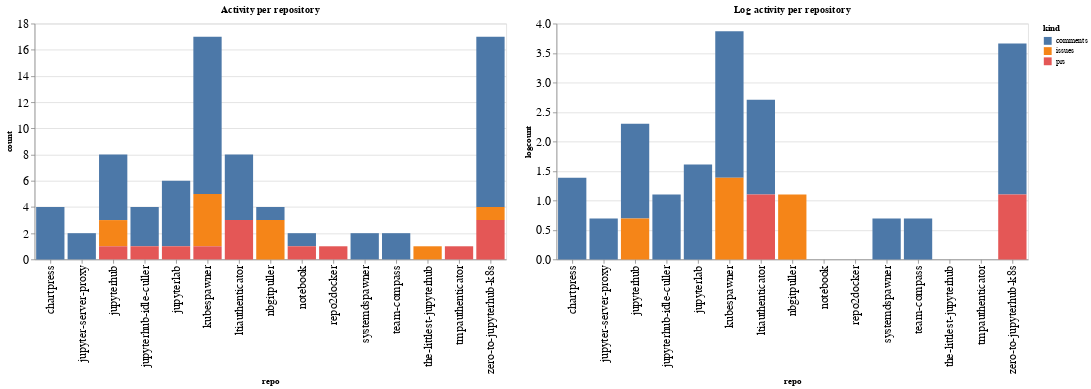

Notebook code for this chart:
### Code cell
ch1 = alt.Chart(repo_summaries, width=600, title="Activity per repository").mark_bar().encode(
    x='repo',
    y='count',
    color='kind',
    tooltip="kind"
)

ch2 = alt.Chart(repo_summaries, width=600, title="Log activity per repository").mark_bar().encode(
    x='repo',
    y='logcount',
    color='kind',
    tooltip="kind"
)

ch1 | ch2

### Figure 1 — Vega-Lite specification as saved in the notebook (floating-point values rounded to 4 significant figures)
{"config": {"axisLeft": {"labelFontSize": 15}, "axisBottom": {"labelFontSize": 15}}, "hconcat": [{"mark": "bar", "encoding": {"color": {"type": "nominal", "field": "kind"}, "tooltip": {"type": "nominal", "field": "kind"}, "x": {"type": "nominal", "field": "repo"}, "y": {"type": "quantitative", "field": "count"}}, "title": "Activity per repository", "width": 600}, {"mark": "bar", "encoding": {"color": {"type": "nominal", "field": "kind"}, "tooltip": {"type": "nominal", "field": "kind"}, "x": {"type": "nominal", "field": "repo"}, "y": {"type": "quantitative", "field": "logcount"}}, "title": "Log activity per repository", "width": 600}], "data": {"name": "data-a3cae1a9006caee9c298fe7d88e48ffd"}, "$schema": "https://vega.github.io/schema/vega-lite/v4.8.1.json", "datasets": {"data-a3cae1a9006caee9c298fe7d88e48ffd": [{"repo": "chartpress", "kind": "comments", "count": 4, "logcount": 1.386}, {"repo": "jupyter-server-proxy", "kind": "comments", "count": 2, "logcount": 0.6931}, {"repo": "jupyterhub", "kind": "comments", "count": 5, "logcount": 1.609}, {"repo": "jupyterhub", "kind": "issues", "count": 2, "logcount": 0.6931}, {"repo": "jupyterhub", "kind": "prs", "count": 1, "logcount": 0.0}, {"repo": "jupyterhub-idle-culler", "kind": "comments", "count": 3, "logcount": 1.099}, {"repo": "jupyterhub-idle-culler", "kind": "prs", "count": 1, "logcount": 0.0}, {"repo": "jupyterlab", "kind": "comments", "count": 5, "logcount": 1.609}, {"repo": "jupyterlab", "kind": "prs", "count": 1, "logcount": 0.0}, {"repo": "kubespawner", "kind": "comments", "count": 12, "logcount": 2.485}, {"repo": "kubespawner", "kind": "issues", "count": 4, "logcount": 1.386}, {"repo": "kubespawner", "kind": "prs", "count": 1, "logcount": 0.0}, {"repo": "ltiauthenticator", "kind": "comments", "count": 5, "logcount": 1.609}, {"repo": "ltiauthenticator", "kind": "prs", "count": 3, "logcount": 1.099}, {"repo": "nbgitpuller", "kind": "comments", "count": 1, "logcount": 0.0}, {"repo": "nbgitpuller", "kind": "issues", "count": 3, "logcount": 1.099}, {"repo": "notebook", "kind": "comments", "count": 1, "logcount": 0.0}, {"repo": "notebook", "kind": "prs", "count": 1, "logcount": 0.0}, {"repo": "repo2docker", "kind": "prs", "count": 1, "logcount": 0.0}, {"repo": "systemdspawner", "kind": "comments", "count": 2, "logcount": 0.6931}, {"repo": "team-compass", "kind": "comments", "count": 2, "logcount": 0.6931}, {"repo": "the-littlest-jupyterhub", "kind": "issues", "count": 1, "logcount": 0.0}, {"repo": "tmpauthenticator", "kind": "prs", "count": 1, "logcount": 0.0}, {"repo": "zero-to-jupyterhub-k8s", "kind": "comments", "count": 13, "logcount": 2.565}, {"repo": "zero-to-jupyterhub-k8s", "kind": "issues", "count": 1, "logcount": 0.0}, {"repo": "zero-to-jupyterhub-k8s", "kind": "prs", "count": 3, "logcount": 1.099}]}}
